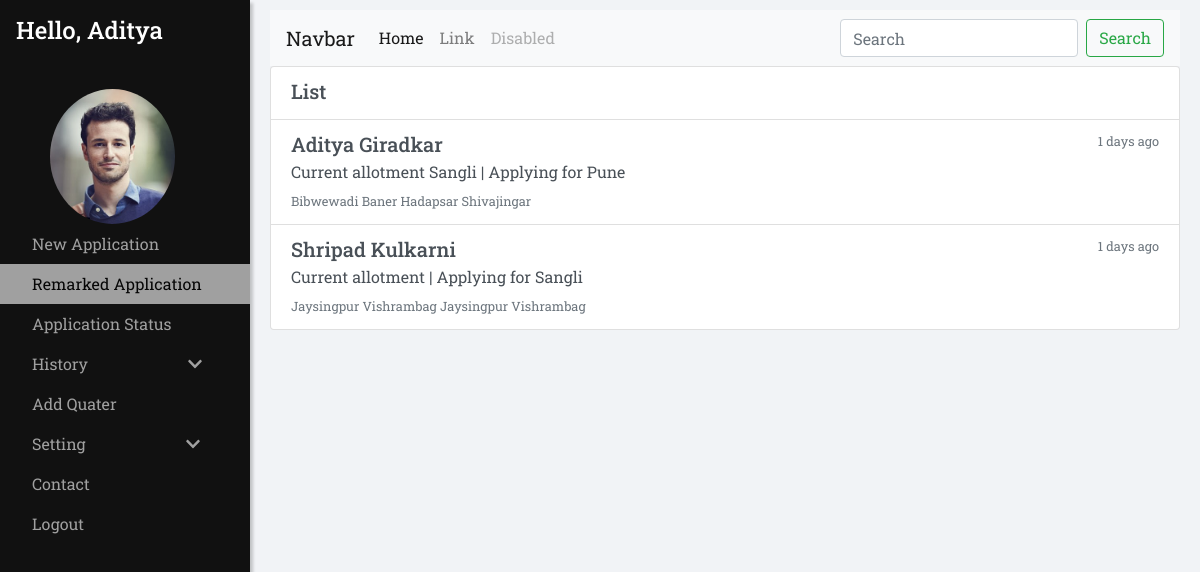
The app's page /admin/remarked_app/list.php (signed in) with its own data.
### tables this page shows
CREATE TABLE `remarks` (
  `id` int(11) NOT NULL,
  `post_id` int(50) NOT NULL,
  `user_id` int(100) NOT NULL,
  `applicant_id` int(100) NOT NULL,
  `remark` varchar(100) NOT NULL,
  `status` varchar(155) NOT NULL
);

CREATE TABLE `users` (
  `id` int(100) NOT NULL,
  `username` varchar(100) NOT NULL,
  `user_firstname` varchar(100) NOT NULL,
  `user_lastname` varchar(100) NOT NULL,
  `user_password` varchar(100) NOT NULL,
  `Age` int(100) NOT NULL,
  `user_image` varchar(100) NOT NULL,
  `Gender` varchar(100) NOT NULL,
  `quater_resident` varchar(50) NOT NULL,
  `quater_id` int(50) NOT NULL,
  `area_id` int(50) NOT NULL,
  `city_id` int(100) NOT NULL,
  `post_id` int(100) NOT NULL,
  `user_role` varchar(255) NOT NULL,
  `mobile_no` int(100) NOT NULL
);

CREATE TABLE `cities` (
  `city_id` int(100) NOT NULL,
  `name` varchar(100) NOT NULL
);

CREATE TABLE `area` (
  `area_id` int(50) NOT NULL,
  `name` varchar(100) NOT NULL,
  `city_id` int(50) NOT NULL
);

### admin/remarked_app/list.php (the view, shortened to what this page needs)
<!doctype html>
<html lang="en">
<head>
    <link rel="stylesheet" href="https://stackpath.bootstrapcdn.com/bootstrap/4.3.1/css/bootstrap.min.css">
    <link rel="stylesheet" href="https://cdnjs.cloudflare.com/ajax/libs/malihu-custom-scrollbar-plugin/3.1.5/jquery.mCustomScrollbar.min.css">
    <link rel="stylesheet" href="list_style.css">
    <link rel="stylesheet" href="../user.css">
</head>
<body>
    <?php include("../sidebar-over.php")?>
    <?php
	include("../../db.php");
	$qry="SELECT * FROM `remarks`";
	$run=mysqli_query($con,$qry);
	?>
    <div id="main">
        <div class="whole">
            <div class="list-group">
                <div class="list-group-item list-group-item-action flex-column align-items-start ">
                    <div class="d-flex w-100 justify-content-between">
                        <h5 class="mb-1">List</h5>
                    </div>
                </div>
     <?php
	while($row=mysqli_fetch_assoc($run))
	{
		$applicant=$row['applicant_id'];
		$arr[]=$applicant;
		$counts = array_count_values($arr);
		if ($counts[$applicant]==9)
		{
		$qry_applicant="SELECT * FROM `applicant` WHERE `id`='$applicant'";
		$run_applicant=mysqli_query($con,$qry_applicant);
		$row_applicant=mysqli_fetch_assoc($run_applicant);
			$id=$row_applicant['user_id'];
		$qry1="SELECT * FROM `users` WHERE `id`='$id'";
		$run1=mysqli_query($con,$qry1);
		$row1=mysqli_fetch_assoc($run1);
		$firstname=$row1['user_firstname'];
		$lastname=$row1['user_lastname'];
		$cityid=$row1['city_id'];
		$qry2="SELECT * FROM `cities` WHERE `city_id`='$cityid'";
		$run2=mysqli_query($con,$qry2);
		$row2=mysqli_fetch_assoc($run2);
		$city=$row2['name'];
		$areaid1=$row_applicant['area_id1'];
		$areaid2=$row_applicant['area_id2'];
		$areaid3=$row_applicant['area_id3'];
		$areaid4=$row_applicant['area_id4'];
		$qry3="SELECT * FROM `area` WHERE `area_id`='$areaid1'";
			$run3=mysqli_query($con,$qry3);
		$row3=mysqli_fetch_assoc($run3);
		$area1=$row3['name'];
		$qry4="SELECT * FROM `area` WHERE `area_id`='$areaid2'";
			$run4=mysqli_query($con,$qry4);
		$row4=mysqli_fetch_assoc($run4);
		$area2=$row4['name'];
		$qry5="SELECT * FROM `area` WHERE `area_id`='$areaid3'";
			$run5=mysqli_query($con,$qry5);
		$row5=mysqli_fetch_assoc($run5);
		$area3=$row5['name'];
		$qry6="SELECT * FROM `area` WHERE `area_id`='$areaid4'";
			$run6=mysqli_query($con,$qry6);
		$row6=mysqli_fetch_assoc($run6);
		$area4=$row6['name'];
		$qry7="SELECT * FROM `area` WHERE `area_id`='$areaid1'";
			$run7=mysqli_query($con,$qry7);
		$row7=mysqli_fetch_assoc($run7);
		$applycity=$row7['city_id'];
		$qry8="SELECT * FROM `cities` WHERE `city_id`='$applycity'";
		$run8=mysqli_query($con,$qry8);
		$row8=mysqli_fetch_assoc($run8);
		$apply_city=$row8['name'];
		?>
                <a href="remarked.php?user_id=<?php echo $id ;?>&city=<?php echo $apply_city ?>&applicant=<?php echo $applicant; ?>" class="list-group-item list-group-item-action flex-column align-items-start zoom">
                    <div class="d-flex w-100 justify-content-between">
                        <h5 class="mb-1"><?php echo $firstname." ".$lastname ?></h5>
                        <small class="text-muted">1 days ago</small>
                    </div>
                    <p class="mb-1">Current allotment <?php echo $city ?> | Applying for <?php echo $apply_city; ?></p>
                    <small class="text-muted"><?php echo $area1." " .$area2." ".$area3. " ".$area4; ?></small>
                </a>
    <?php
	}
	}
	?>
            </div>
        </div>
    </div>
</body>
</html>

### admin/remarked_app/list_style.css (style rules this page uses)
.zoom { transition: transform .1s; }

### admin/user.css (style rules this page uses)
body { font-family: 'Roboto Slab', serif; background-color: #f1f3f6; }

### records on screen
remarks: users.user_firstname "Aditya", users.user_lastname "Giradkar", cities.name "Sangli", cities.name "Pune", area.name "Bibwewadi", area.name "Baner", area.name "Hadapsar", area.name "Shivajingar"
remarks: users.user_firstname "Shripad", users.user_lastname "Kulkarni", cities.name "Sangli", area.name "Jaysingpur", area.name "Vishrambag"

### other values on screen
$_SESSION['firstname'] "Aditya"
